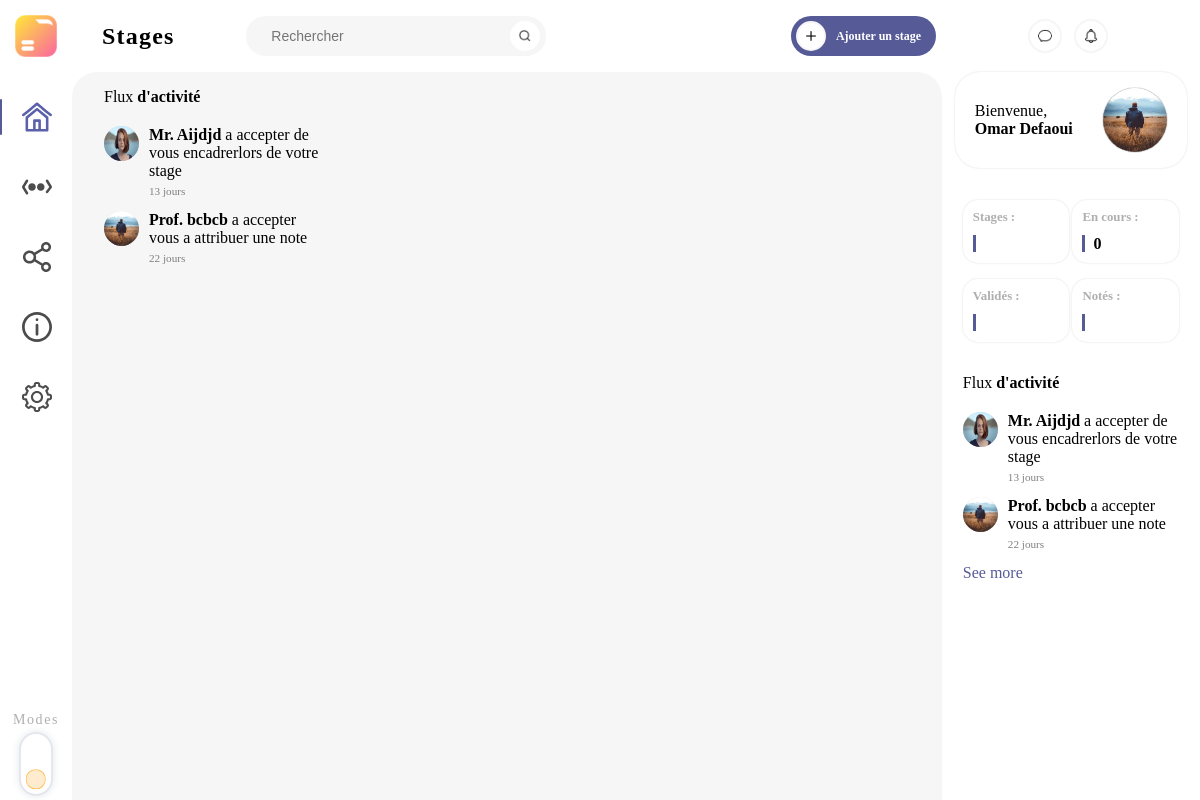
The app's page /student/activity/activity.php with its own data.
### tables this page shows
CREATE TABLE `notification` (
  `id_notification` int(20) NOT NULL,
  `content` varchar(100) NOT NULL,
  `date` date NOT NULL,
  `id_enseignant` int(20) NOT NULL,
  `id_etudiant` int(20) NOT NULL,
  `sender` tinyint(1) NOT NULL DEFAULT 0
);

CREATE TABLE `enseignant` (
  `id_enseignant` int(20) NOT NULL,
  `prenom_enseignant` varchar(30) NOT NULL,
  `nom_enseignant` varchar(30) NOT NULL,
  `email` varchar(30) NOT NULL,
  `code` varchar(30) NOT NULL,
  `photo` varchar(30) NOT NULL
);

CREATE TABLE `etudiant` (
  `id_etudiant` int(15) NOT NULL,
  `prenom` varchar(30) NOT NULL,
  `nom` varchar(30) NOT NULL,
  `email` varchar(50) NOT NULL,
  `code` varchar(25) NOT NULL,
  `photo` varchar(80) DEFAULT NULL,
  `Filière` varchar(25) NOT NULL
);

### student/activity/activity.php (the view, shortened to what this page needs)
<?php
if (isset($_SESSION['id'])) {
    include('../../connexion.php');
    $id_etudiant = $_SESSION['id'];
    $requetteEtudiant = "SELECT * FROM etudiant WHERE id_etudiant = $id_etudiant";
    $resultatEtudiant = mysqli_query($link, $requetteEtudiant);
    $dataEtudiant = mysqli_fetch_assoc($resultatEtudiant);
    $id_etudiant = $dataEtudiant['id_etudiant'];
    $prenom = $dataEtudiant['prenom'];
    $nom = $dataEtudiant['nom'];
    $photo = $dataEtudiant['photo'];
} else {
    header("location: ../../index.html");
}
?>
<!DOCTYPE html>
<html lang="fr">
<head>
    <link rel="stylesheet" href="../../main_style.css">
    <link rel="stylesheet" href="css/activity.css">
    <link rel="stylesheet" href="../student/css/nav_bar_style.css">
    <link rel="stylesheet" href="../student/css/right_section_style.css">
</head>
<body>
    <nav>
        <div id="logo_container">
            <img src="../../assets/local_assets/images/logo.png" alt="Logo" id="logo" onClick="window.open('../student/student.php', '_self')">
        </div>
        <div id="nav_center">
            <h2>Stages</h2>
            <div id="search_bar">
                <input type="text" name="search" placeholder="Rechercher">
                <img src="../../assets/local_assets/images/search.png" alt="search" class="rounded_icon_light">
            </div>
            <div id="add_button" onClick="window.open('../internship/internship.php', '_self')">
                <img src="../../assets/local_assets/images/add.png" alt="add" class="rounded_icon_dark">
                <p>Ajouter un stage</p>
            </div>
        </div>
        <div id="nav_right">
            <img src="../../assets/local_assets/images/chat.png" alt="chat" class="rounded_icon_dark" onClick="window.open('../chat/chat.php', '_self')">
            <img src="../../assets/local_assets/images/notification.png" alt="notifications" class="rounded_icon_dark" onClick="window.open('../activity/activity.php', '_self')">
        </div>
    </nav>
    <div id="content">
        <aside id="left_side">
            <div id="left_navition">
                <li><a href="#" class="nav_active">
                        <div></div><img src="../../assets/local_assets/svg/home.svg" alt="">
                    </a></li>
                <li><a href="#">
                        <div></div><img src="../../assets/local_assets/svg/more.svg" alt="">
                    </a></li>
                <li><a href="#">
                        <div></div><img src="../../assets/local_assets/svg/share.svg" alt="">
                    </a></li>
                <li><a href="../../index.html">
                        <div></div><img src="../../assets/local_assets/svg/about.svg" alt="">
                    </a></li>
                <li><a href="../../profile/profile.php">
                        <div></div><img src="../../assets/local_assets/svg/settings.svg" alt="">
                    </a></li>
            </div>
            <div id="modes">
                <p>Modes</p>
                <div id="mode_toggle">
                    <label>
                        <div class='toggle-slot'>
                            <div class='sun-icon-wrapper'>
                                <div class="iconify sun-icon" data-icon="feather-sun" data-inline="false"></div>
                            </div>
                            <div class='toggle-button'></div>
                        </div>
                    </label>
                </div>
            </div>
        </aside>
        <main>
            <div id="activity_container">
                <p id="activity_title">Flux <b>d'activité</b></p>
                <div id="feeds_container">
                    <?php
                    $requetteNotif = "SELECT * FROM notification n,enseignant e WHERE id_etudiant='$id_etudiant'
                    AND sender=0 AND n.id_enseignant=e.id_enseignant";
                    $resultatNotif = mysqli_query($link, $requetteNotif);
                    while ($dataNotif = mysqli_fetch_assoc($resultatNotif)) {
                        $contentNotif = $dataNotif['content'];
                        $iconNotif = $dataNotif['photo'];
                        $diff = abs(strtotime(date("Y-m-d")) - strtotime($dataNotif['date']));
                        $years = floor($diff / (365 * 60 * 60 * 24));
                        $months = floor(($diff - $years * 365 * 60 * 60 * 24) / (30 * 60 * 60 * 24));
                        $days = floor(($diff - $years * 365 * 60 * 60 * 24 - $months * 30 * 60 * 60 * 24) / (60 * 60 * 24));
                        $dateNotif = $years != 0 ? ($years . ' années') : ($months != 0 ? ($months . ' mois') : ($days . ' jours'));
                    ?>
                        <div class="feed">
                            <img src="../../assets/assets/images/<?php echo $iconNotif ?>" alt="user_icon">
                            <div class="text_container">
                                <p class="content"><?php echo $contentNotif ?></p>
                                <p class="time"><?php echo $dateNotif ?></p>
                            </div>
                        </div>
                    <?php }
                    ?>
                </div>
            </div>
        </main>
        <aside id="right_side">
            <div id="hello_container" onClick="window.open('../../profile/profile.php', '_self')">
                <p>Bienvenue,<br><b><?php echo $prenom . ' ' . $nom ?></b></p>
                <img src="../../assets/assets/images/<?php echo $photo ?>" alt="user_icon">
            </div>
            <?php
            $stagesCount = $_SESSION['stagesCount'];
            $stagesValideCount = $_SESSION['stagesValideCount'];
            $stagesNotesCount = $_SESSION['stagesNotesCount'];
            ?>
            <div id="overview_container">
                <div class="overview">
                    <p class="overview_name">Stages :</p>
                    <b class="overview_data"><?php echo $stagesCount ?></b>
                </div>
                <div class="overview">
                    <p class="overview_name">En cours :</p>
                    <b class="overview_data"><?php echo $stagesCount - $stagesNotesCount ?></b>
                </div>
                <div class="overview">
                    <p class="overview_name">Validés :</p>
                    <b class="overview_data"><?php echo $stagesValideCount ?></b>
                </div>
                <div class="overview">
                    <p class="overview_name">Notés :</p>
                    <b class="overview_data"><?php echo $stagesNotesCount ?></b>
                </div>
            </div>
            <div id="activity_container">
                <p id="activity_title">Flux <b>d'activité</b></p>
                <div id="feeds_container">
                    <?php
                    $requetteNotif = "SELECT * FROM notification n,enseignant e WHERE id_etudiant='$id_etudiant'
                    AND sender=0 AND n.id_enseignant=e.id_enseignant LIMIT 2";
                    $resultatNotif = mysqli_query($link, $requetteNotif);
                    while ($dataNotif = mysqli_fetch_assoc($resultatNotif)) {
                        $contentNotif = $dataNotif['content'];
                        $iconNotif = $dataNotif['photo'];
                        $diff = abs(strtotime(date("Y-m-d")) - strtotime($dataNotif['date']));
                        $years = floor($diff / (365 * 60 * 60 * 24));
                        $months = floor(($diff - $years * 365 * 60 * 60 * 24) / (30 * 60 * 60 * 24));
                        $days = floor(($diff - $years * 365 * 60 * 60 * 24 - $months * 30 * 60 * 60 * 24) / (60 * 60 * 24));
                        $dateNotif = $years != 0 ? ($years . ' années') : ($months != 0 ? ($months . ' mois') : ($days . ' jours'));
                    ?>
                        <div class="feed">
                            <img src="../../assets/assets/images/<?php echo $iconNotif ?>" alt="user_icon">
                            <div class="text_container">
                                <p class="content"><?php echo $contentNotif ?></p>
                                <p class="time"><?php echo $dateNotif ?></p>
                            </div>
                        </div>
                    <?php }
                    ?>
                </div>
                <a href="../activity/activity.php" id="see_more">See more</a>
            </div>
        </aside>
    </div>
    <link rel="stylesheet" href="//code.jquery.com/ui/1.11.4/themes/smoothness/jquery-ui.css">
</body>
</html>

### main_style.css (style rules this page uses)
* { padding: 0; margin: 0; }
body { background-color: var(--color-white); overflow: hidden; }
#content { display: flex; }
main { width: var(--width-center-section); height: calc(100vh - var(--height-top-nav)); background-color: var(--color-grey-light); border-top-left-radius: 25px; border-top-right-radius: 25px; overflow-y: auto; display: flex; flex-wrap: wrap; padding: 0 1%; }
:root { --color-white: #ffffff; --color-grey-light: #f6f6f6; --color-grey-medium: #d8d8d8; --color-grey-dark: #afafaf; --color-black: #000000; --color-purple: #565a97; }
:root { --height-top-nav: 6vw; --width-left-section: 6vw; --width-center-section: 72vw; --width-right-section: 22vw; --width-right-nav-top: 16vw; --width-right-nav-bottom: 18vw; }

### student/student/css/right_section_style.css (style rules this page uses)
#right_side { width: var(--width-right-section); height: calc(100vh - var(--height-top-nav)); display: flex; flex-direction: column; align-items: center; }
#hello_container { width: var(--width-right-nav-top); border-radius: 25px; padding: 16px 20px; display: flex; align-items: center; justify-content: space-between; box-shadow: 0 0 2px var(--color-grey-medium); cursor: pointer; }
#hello_container img { width: 64px; height: 64px; border-radius: 50%; box-shadow: 0 0 1px var(--color-black); }
#overview_container { width: var(--width-right-nav-bottom); border-radius: 25px; padding: 16px 20px; display: flex; flex-direction: row; flex-wrap: wrap; align-items: center; justify-content: space-between; }
#overview_container .overview { padding: 10px; border-radius: 15px; margin-top: 16px; width: 40%; box-shadow: 0 0 2px var(--color-grey-medium); }
#overview_container .overview .overview_name { color: var(--color-grey-dark); margin-bottom: 10px; font-size: 0.8em; font-weight: 600; }
#overview_container .overview .overview_data { padding: 0px 8px; border-left: 3px solid var(--color-purple); }
#activity_container { width: var(--width-right-nav-bottom); padding: 16px 20px; display: flex; flex-direction: column; }
#activity_container #activity_title { margin-bottom: 20px; }
#activity_container #see_more { text-decoration: none; color: var(--color-purple); }
#activity_container #feeds_container .feed { display: flex; }
#activity_container #feeds_container .feed img { width: 35px; height: 35px; margin-right: 10px; border-radius: 50%; background-color: var(--color-grey-medium); }
#activity_container #feeds_container .feed .text_container { flex: 1; }
#activity_container #feeds_container .feed .text_container .time { margin: 5px 0 14px 0; font-size: 0.7em; color: gray; }

### records on screen
notification: id_enseignant.photo (picture), content "Mr. Aijdjd a accepter de vous encadrerlors de votre stage", date "13 jours"
notification: id_enseignant.photo (picture), content "Prof. bcbcb a accepter vous a attribuer une note", date "22 jours"
etudiant: prenom "Omar", nom "Defaoui", photo (picture)

### other values on screen
$stagesCount - $stagesNotesCount "0"
